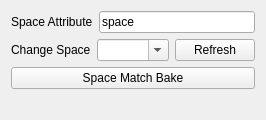
    <widget class="QWidget" name="spaceMatchBake">
     <attribute name="title">
      <string>Space Match Bake</string>
     </attribute>
     <layout class="QVBoxLayout" name="verticalLayout_3">
      <item>
       <layout class="QVBoxLayout" name="verticalLayout">
        <item>
         <layout class="QHBoxLayout" name="horizontalLayout_2">
          <item>
           <widget class="QLabel" name="label_12">
            <property name="text">
             <string>Space Attribute</string>
            </property>
           </widget>
          </item>
          <item>
           <widget class="QLineEdit" name="spaceAttribute_le">
            <property name="text">
             <string>space</string>
            </property>
           </widget>
          </item>
         </layout>
        </item>
        <item>
         <layout class="QHBoxLayout" name="horizontalLayout_3">
          <item>
           <widget class="QLabel" name="changeSpacelabel">
            <property name="text">
             <string>Change Space</string>
            </property>
           </widget>
          </item>
          <item>
           <widget class="QComboBox" name="changeSpace_le">
            <property name="sizePolicy">
             <sizepolicy hsizetype="MinimumExpanding" vsizetype="Fixed">
              <horstretch>0</horstretch>
              <verstretch>0</verstretch>
             </sizepolicy>
            </property>
            <property name="editable">
             <bool>true</bool>
            </property>
           </widget>
          </item>
          <item>
           <widget class="QPushButton" name="changeSpace_refresh_btn">
            <property name="text">
             <string>Refresh</string>
            </property>
           </widget>
          </item>
         </layout>
        </item>
        <item>
         <widget class="QPushButton" name="spaceMatchBake_btn">
          <property name="text">
           <string>Space Match Bake</string>
          </property>
         </widget>
        </item>
       </layout>
      </item>
      <item>
       <widget class="QLabel" name="label_13">
        <property name="text">
         <string/>
        </property>
       </widget>
      </item>
     </layout>
    </widget>
